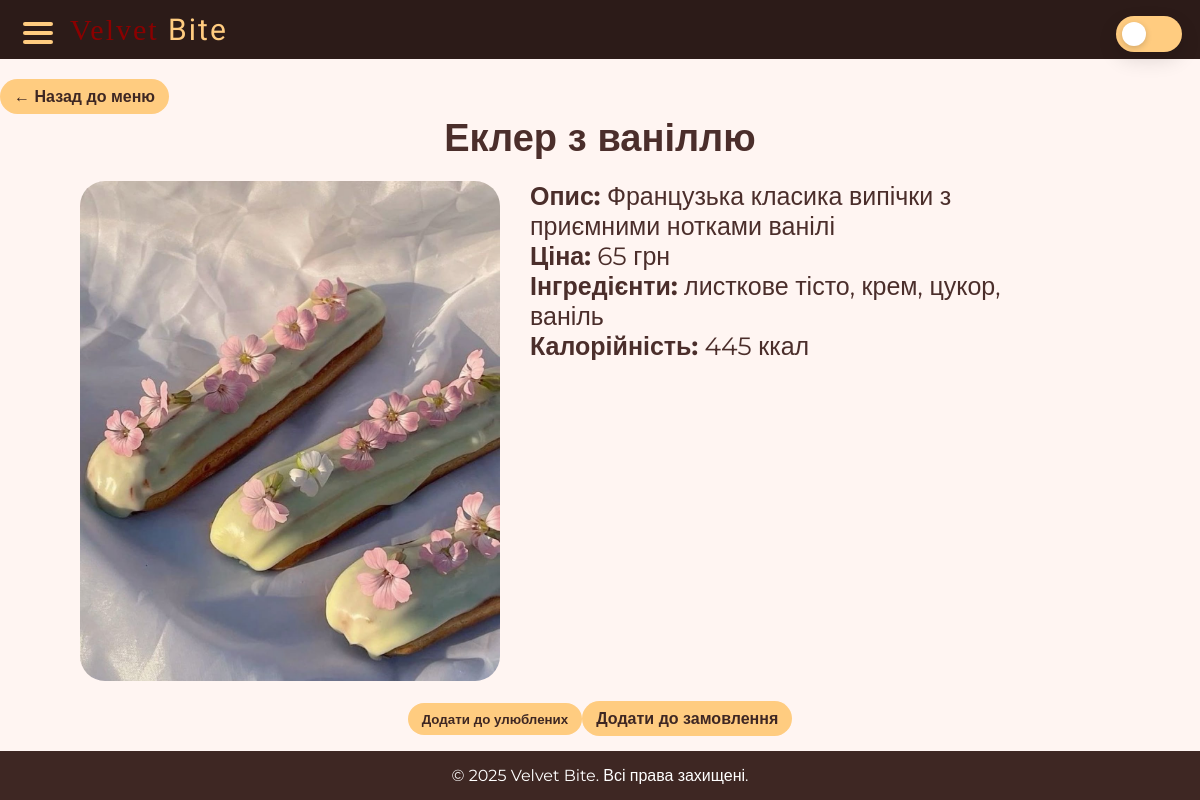
Page /dish/7 on the committed database.
### tables this page shows
CREATE TABLE "dish" (
	"id"	INTEGER NOT NULL,
	"name"	TEXT NOT NULL,
	"price"	TEXT NOT NULL,
	"image"	BLOB NOT NULL,
	"description"	TEXT,
	"ingredients"	TEXT,
	"calories"	NUMERIC,
	PRIMARY KEY("id" AUTOINCREMENT)
);

### main.py (the view)
@app.route('/dish/<int:dish_id>')
def dish(dish_id):
    dish = get_dish_by_id(dish_id)
    user_id = session.get('user_id')
    fav = None
    is_fav = False
    if user_id:
        fav = get_favourite_by_dish(dish_id, user_id)
        is_fav = bool(fav)
    return render_template('dish.html', dish=dish, is_fav=is_fav)

### database.py (called while the page is built)
def get_db():
    if 'db' not in g:
        db_path = os.environ.get('DATABASE_PATH', 'my_database.db')
        try:
            db_dir = os.path.dirname(db_path)
            if db_dir:
                os.makedirs(db_dir, exist_ok=True)
        except Exception:
            pass
        g.db = sqlite3.connect(db_path)
        g.db.row_factory = sqlite3.Row  # Для отримання результатів у вигляді словника
    return g.db

def get_dish_by_id(dish_id):
    db = get_db()
    cursor = db.cursor()
    cursor.execute('SELECT * FROM dish WHERE id = ?', (dish_id,))
    return cursor.fetchone()

### main.py (called while the page is built)
@app.before_request
def startup():
    if not app.config.get('DB_INIT_DONE'):
        try:
            with app.app_context():
                init_db()
                add_admin('admin', '11111')
        except Exception:
            pass
        app.config['DB_INIT_DONE'] = True

### templates/dish.html (shortened to what this page needs)
<!DOCTYPE html>
<html lang="uk">
<head>
    <link rel="stylesheet" href="{{ url_for('static', filename='style.css') }}">
</head>
</head>
<body>
    <header>
        <nav class="navbar">
            <div class="menu-toggle" id="menu-toggle">
                <span></span>
                <span></span>
                <span></span>
            </div>
            <h1 class="logo"><span>Velvet</span> Bite</h1>
        </nav>
    </header>
    <main>
        <section class="dish">
            <a href="/#menu" class="dish-btn">← Назад до меню</a>
            <h1 class="dish-name">{{ dish.name }}</h1>
        </section>
        <section class="dish-detail">
            <img src="{{ url_for('static', filename=dish.image) }}" alt="{{ dish.name }}">
            <div class="dish-info">
                <p><strong>Опис:</strong> {{ dish.description }}</p>
                <p><strong>Ціна:</strong> {{ dish.price|int }} грн</p>
                <p><strong>Інгредієнти:</strong> {{ dish.ingredients }}</p>
                <p><strong>Калорійність:</strong> {{ dish.calories }} ккал</p>
            </div>
        </section>
        <section class="dish-order">
            {% if is_fav %}
            <form method="post" action="{{ url_for('remove_from_favourite', dish_id=dish.id) }}" style="display:inline">
                <button type="submit" class="dish-btn">Видалити з улюблених</button>
            </form>
            {% else %}
            <form method="post" action="{{ url_for('add_to_favourite', dish_id=dish.id) }}" style="display:inline">
                <button type="submit" class="dish-btn">Додати до улюблених</button>
            </form>
            {% endif %}
            <a class="dish-btn" href="{{ url_for('order') }}?dish_id={{ dish.id }}&qty=1">Додати до замовлення</a>
        </section>
    </main>
    <footer>
        <p>© 2025 Velvet Bite. Всі права захищені.</p>
    </footer>
</body>
</html>

### static/style.css (style rules this page uses)
* { margin: 0; padding: 0; box-sizing: border-box; font-family: "Montserrat", sans-serif; }
html, body { height: 100%; }
body { background-color: #FFF5F2; color: #4B2E2B; font-family: 'Montserrat', sans-serif; margin: 0; padding: 0; display: flex; flex-direction: column; min-height: 100vh; }
.navbar { display: flex; justify-content: space-between; align-items: center; padding: 12px 60px; background: #2C1B18; position: relative; z-index: 999; flex-direction: row; }
.logo { font-family: 'Beau Rivage', serif; font-weight: 400; color: #ffcc80; letter-spacing: 2px; font-size: 30px; margin-left: 10px; }
.logo span { font-family: "Alegreya", serif; font-optical-sizing: auto; font-weight: 400; color: #8B0000; font-size: 30px; }
.menu-toggle { display: flex; flex-direction: column; justify-content: space-between; width: 30px; height: 22px; cursor: pointer; z-index: 1001; transition: all 0.3s ease; margin-left: 5px; position: fixed; left: 18px; top: 22px; }
.menu-toggle span { display: block; height: 4px; width: 100%; background: #ffcc80; border-radius: 3px; transition: all 0.3s ease; }
footer { background: #3e2723; color: #fff; text-align: center; padding: 15px 0; }
.dish-btn { margin-left: 80px; display: inline-block; background: #ffcc80; color: #3e2723; padding: 10px 20px; margin-top: 20px; border-radius: 25px; text-decoration: none; font-weight: bold; transition: background 0.3s; font-family: "Montserrat", sans-serif; font-optical-sizing: auto; font-style: normal; }
.dish h1 { font-size: 38px; color: #4B2E2B; text-align: center; }
.dish-detail { display: flex; align-items: flex-start; gap: 30px; margin-top: 20px; }
.dish-detail img { width: 35%; height: 500px; object-fit: cover; margin-left: 80px; border-radius: 25px; }
.dish-info { max-width: 500px; font-size: 25px; }
main, .menu-section, .contact-section, .dish-detail { flex: 1; }
a { text-decoration: none; color: inherit; -webkit-tap-highlight-color: transparent; }
.dish-order { display: flex; justify-content: center; align-items: center; }
.dish-btn { margin-left:0 }
.dish-btn { background:#ffcc80;color:#3e2723;padding:8px 14px;border-radius:18px;border:none;cursor:pointer;transition:transform 0.12s ease, background 0.18s }
.navbar { padding-right:140px }
button, .btn, .dish-btn, .cart-btn, .account-btn, .signUp-form-in a, .signUp-btn-account, .contact-form button, .promo-spin-btn { background: #ffcc80 !important; color: #3e2723 !important; border: none !important; }

### rows in the picture
dish: name "Еклер з ваніллю", image (picture), description "Французька класика випічки з приємними нотками ванілі", price "65", ingredients "листкове тісто, крем, цукор, ваніль", calories "445"
